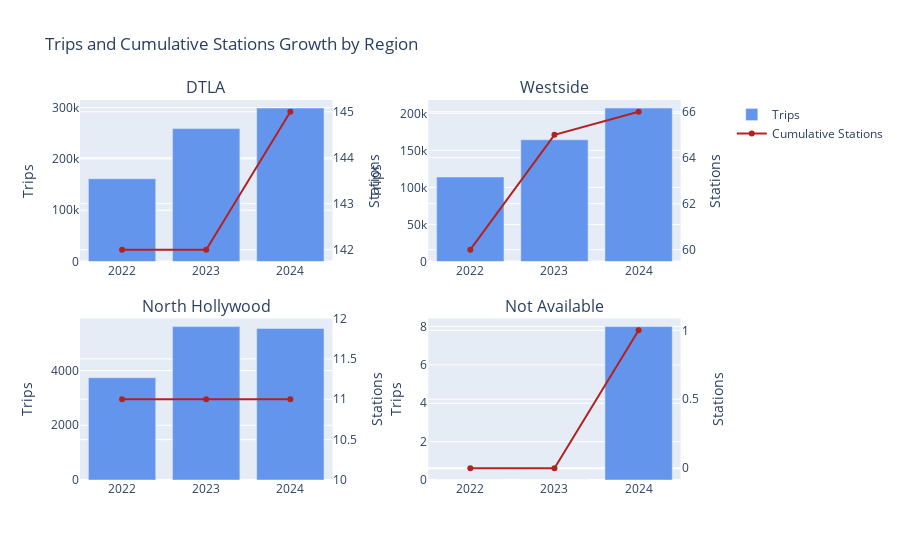

Write notebook code for a chart like this one.
### Code cell
### Comparision Among Regions
fig = make_subplots(
    rows=2, cols=2, 
    subplot_titles=[f"{region}" for region in regions],
    specs=[[{"secondary_y": True} for idx in range(2)] for idx in range(2)],
    vertical_spacing=0.15,
    horizontal_spacing=0.15
)

for idx, region in enumerate(regions):
    ## Get data
    data_df = filtered_df[filtered_df["region"] == region]
    row=(idx//2)+1
    col=(idx%2)+1

    ## Number of trips
    fig.add_trace(
        go.Bar(
            x=data_df["year"].astype(str),
            y=data_df["ntrips"],
            marker_color="cornflowerblue",
            name="Trips",
            showlegend=(idx == 0),
            hovertemplate= f"Region: {region}<br>" + "Year: %{x}<br>"+ "Trips: %{y:,}<extra></extra>"
        ),
        row=row,
        col=col,
        secondary_y=False
    )

    ## Cumulative Stations
    fig.add_trace(
        go.Scatter(
            x=data_df["year"].astype(str),
            y=data_df["cumu_stations"],
            marker_color="firebrick",
            name="Cumulative Stations",
            showlegend=(idx == 0),
            hovertemplate= f"Region: {region}<br>" + "Year: %{x}<br>"+ "Stations: %{y:,}<extra></extra>"
        ),
        row=row,
        col=col,
        secondary_y=True
    )
    
fig.update_layout(
    height=800,
    title_text="Trips and Cumulative Stations Growth by Region",
    showlegend=True
)
fig.update_yaxes(title_text="Trips", secondary_y=False)
fig.update_yaxes(title_text="Stations", secondary_y=True)
fig.show()

### Figure 1 — Plotly figure (JSON) as saved in the notebook; plotly's stock layout.template omitted (floating-point values rounded to 4 significant figures)
{"data": [{"hovertemplate": "Region: DTLA<br>Year: %{x}<br>Trips: %{y:,}<extra></extra>", "marker": {"color": "cornflowerblue"}, "name": "Trips", "showlegend": true, "type": "bar", "x": ["2022", "2023", "2024"], "xaxis": "x", "y": [161333, 259036, 299045], "yaxis": "y"}, {"hovertemplate": "Region: DTLA<br>Year: %{x}<br>Stations: %{y:,}<extra></extra>", "marker": {"color": "firebrick"}, "name": "Cumulative Stations", "showlegend": true, "type": "scatter", "x": ["2022", "2023", "2024"], "xaxis": "x", "y": [142, 142, 145], "yaxis": "y2"}, {"hovertemplate": "Region: Westside<br>Year: %{x}<br>Trips: %{y:,}<extra></extra>", "marker": {"color": "cornflowerblue"}, "name": "Trips", "showlegend": false, "type": "bar", "x": ["2022", "2023", "2024"], "xaxis": "x2", "y": [114090, 164397, 207182], "yaxis": "y3"}, {"hovertemplate": "Region: Westside<br>Year: %{x}<br>Stations: %{y:,}<extra></extra>", "marker": {"color": "firebrick"}, "name": "Cumulative Stations", "showlegend": false, "type": "scatter", "x": ["2022", "2023", "2024"], "xaxis": "x2", "y": [60, 65, 66], "yaxis": "y4"}, {"hovertemplate": "Region: North Hollywood<br>Year: %{x}<br>Trips: %{y:,}<extra></extra>", "marker": {"color": "cornflowerblue"}, "name": "Trips", "showlegend": false, "type": "bar", "x": ["2022", "2023", "2024"], "xaxis": "x3", "y": [3740, 5608, 5539], "yaxis": "y5"}, {"hovertemplate": "Region: North Hollywood<br>Year: %{x}<br>Stations: %{y:,}<extra></extra>", "marker": {"color": "firebrick"}, "name": "Cumulative Stations", "showlegend": false, "type": "scatter", "x": ["2022", "2023", "2024"], "xaxis": "x3", "y": [11, 11, 11], "yaxis": "y6"}, {"hovertemplate": "Region: Not Available<br>Year: %{x}<br>Trips: %{y:,}<extra></extra>", "marker": {"color": "cornflowerblue"}, "name": "Trips", "showlegend": false, "type": "bar", "x": ["2022", "2023", "2024"], "xaxis": "x4", "y": [0, 0, 8], "yaxis": "y7"}, {"hovertemplate": "Region: Not Available<br>Year: %{x}<br>Stations: %{y:,}<extra></extra>", "marker": {"color": "firebrick"}, "name": "Cumulative Stations", "showlegend": false, "type": "scatter", "x": ["2022", "2023", "2024"], "xaxis": "x4", "y": [0, 0, 1], "yaxis": "y8"}], "layout": {"annotations": [{"font": {"size": 16}, "showarrow": false, "text": "DTLA", "x": 0.1975, "xanchor": "center", "xref": "paper", "y": 1, "yanchor": "bottom", "yref": "paper"}, {"font": {"size": 16}, "showarrow": false, "text": "Westside", "x": 0.7425, "xanchor": "center", "xref": "paper", "y": 1, "yanchor": "bottom", "yref": "paper"}, {"font": {"size": 16}, "showarrow": false, "text": "North Hollywood", "x": 0.1975, "xanchor": "center", "xref": "paper", "y": 0.425, "yanchor": "bottom", "yref": "paper"}, {"font": {"size": 16}, "showarrow": false, "text": "Not Available", "x": 0.7425, "xanchor": "center", "xref": "paper", "y": 0.425, "yanchor": "bottom", "yref": "paper"}], "autosize": true, "showlegend": true, "title": {"text": "Trips and Cumulative Stations Growth by Region"}, "xaxis": {"anchor": "y", "autorange": true, "domain": [0, 0.395], "range": [-0.5, 2.5], "type": "category"}, "xaxis2": {"anchor": "y3", "autorange": true, "domain": [0.545, 0.94], "range": [-0.5, 2.5], "type": "category"}, "xaxis3": {"anchor": "y5", "autorange": true, "domain": [0, 0.395], "range": [-0.5, 2.5], "type": "category"}, "xaxis4": {"anchor": "y7", "autorange": true, "domain": [0.545, 0.94], "range": [-0.5, 2.5], "type": "category"}, "yaxis": {"anchor": "x", "autorange": true, "domain": [0.575, 1], "range": [0, 314800.0], "title": {"text": "Trips"}, "type": "linear"}, "yaxis2": {"anchor": "x", "autorange": true, "overlaying": "y", "range": [141.8, 145.2], "side": "right", "title": {"text": "Stations"}, "type": "linear"}, "yaxis3": {"anchor": "x2", "autorange": true, "domain": [0.575, 1], "range": [0, 218100.0], "title": {"text": "Trips"}, "type": "linear"}, "yaxis4": {"anchor": "x2", "autorange": true, "overlaying": "y3", "range": [59.56, 66.44], "side": "right", "title": {"text": "Stations"}, "type": "linear"}, "yaxis5": {"anchor": "x3", "autorange": true, "domain": [0, 0.425], "range": [0, 5903.0], "title": {"text": "Trips"}, "type": "linear"}, "yaxis6": {"anchor": "x3", "autorange": true, "overlaying": "y5", "range": [10, 12], "side": "right", "title": {"text": "Stations"}, "type": "linear"}, "yaxis7": {"anchor": "x4", "autorange": true, "domain": [0, 0.425], "range": [0, 8.421], "title": {"text": "Trips"}, "type": "linear"}, "yaxis8": {"anchor": "x4", "autorange": true, "overlaying": "y7", "range": [-0.0737, 1.074], "side": "right", "title": {"text": "Stations"}, "type": "linear"}}}
